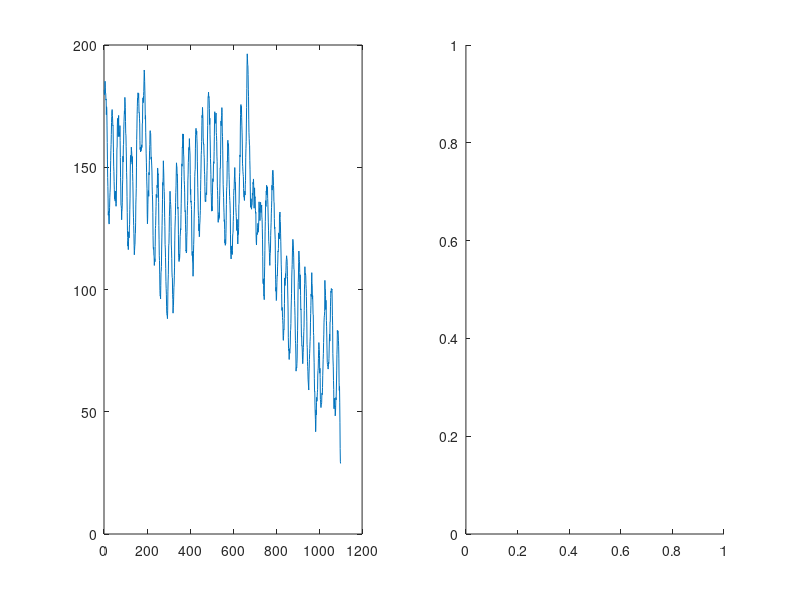

Here is the MATLAB script that generated this plot: (Note: this script raises an error after producing the figure.)
%% Test our circular convolution function
n_frame = 1100;

% Random walk:
stim_RW = normrnd(0, 3, [1, n_frame]);
stim_RW = cumsum(stim_RW) + 180;

% Sinusoid:
p = 30;
a = 20;
t = 1:1:n_frame;
h = a*sin(mod(t,p)*(2*pi/p));

stim_RW = stim_RW + h;

figure();
subplot(1, 2, 1);
plot(stim_RW);

subplot(1, 2, 2);
stim_wrap = wrapTo360(stim_RW * 2) / 2;
plot(stim_wrap);

% define IRF
t = 1:100;
a = 10;
b = 2;
irf = gampdf(t, a, b);

figure()
plot(irf);

%% Convolution
y1 = conv(stim_RW, irf, 'full');
y1 = y1(1:length(stim_RW));
figure();
subplot(1, 2, 1);
plot(stim_RW(100:end)); hold on;
plot(y1(100:end));

%% Circular Conv
y2 = wrapTo360(circ_conv(stim_RW * 2, irf, 'full')) / 2;
y2 = y2(1:length(stim_RW));
subplot(1, 2, 2);
plot(stim_wrap(100:end)); hold on;
plot(y2(100:end));

%% Simulate
y = irf_forward_circ(t, a, b, stim_wrap * 2) / 2;
y = y + normrnd(0, 2, size(y));

figure();
plot(stim_wrap); hold on;
plot(y);

%% Convert
x = stim_wrap * 2;
y = wrapTo360(y * 2);

figure();
plot(x); hold on;
plot(y);

%% Fit IRF
loss = @(para) irf_loss_circ(x, y, t, para(1), para(2));

options = optimoptions('fmincon', 'Display', 'iter');
estimate = fmincon(loss, [1, 1], [], [], [], [], [1e-3, 1e-3], [], [], options);
